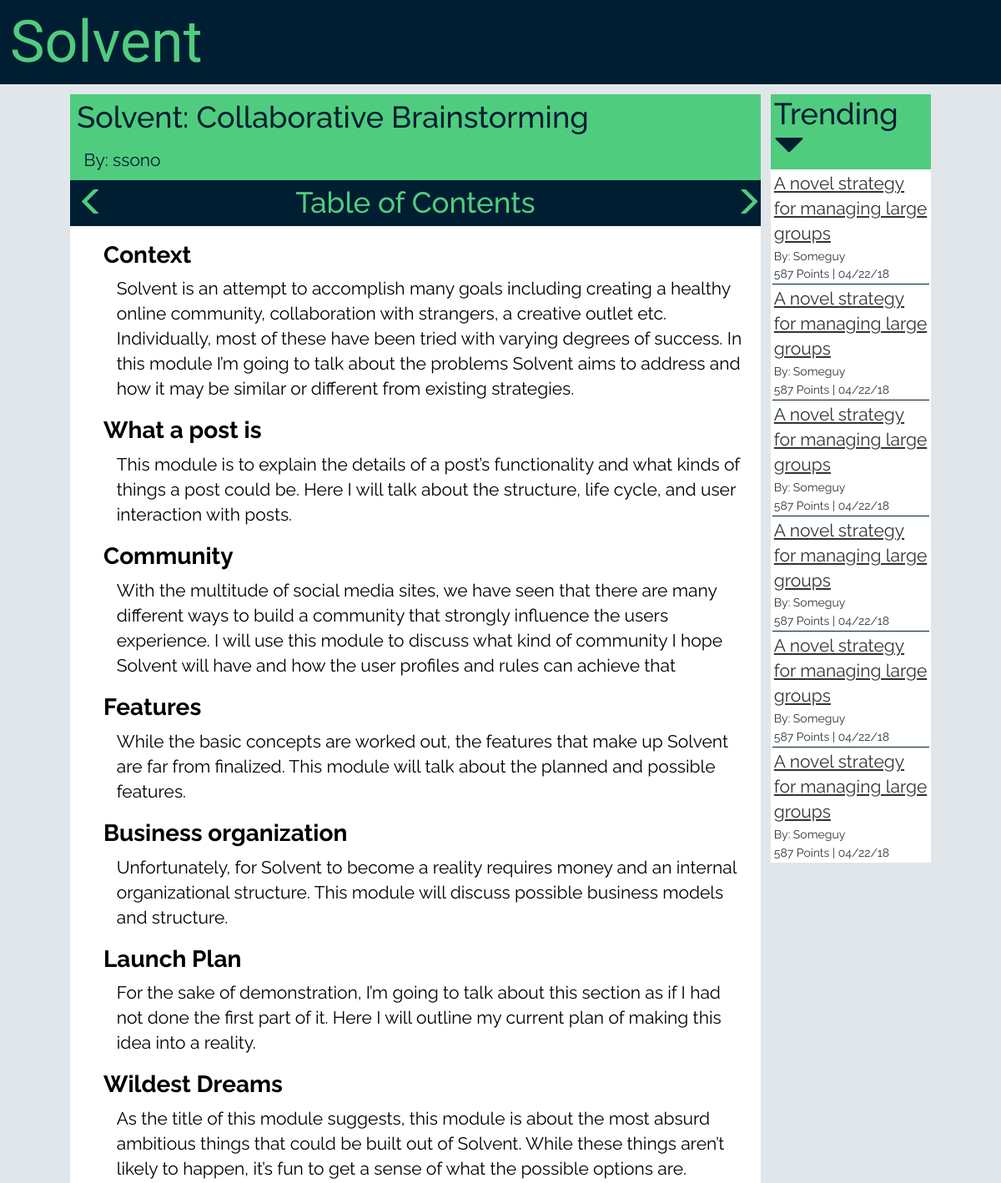
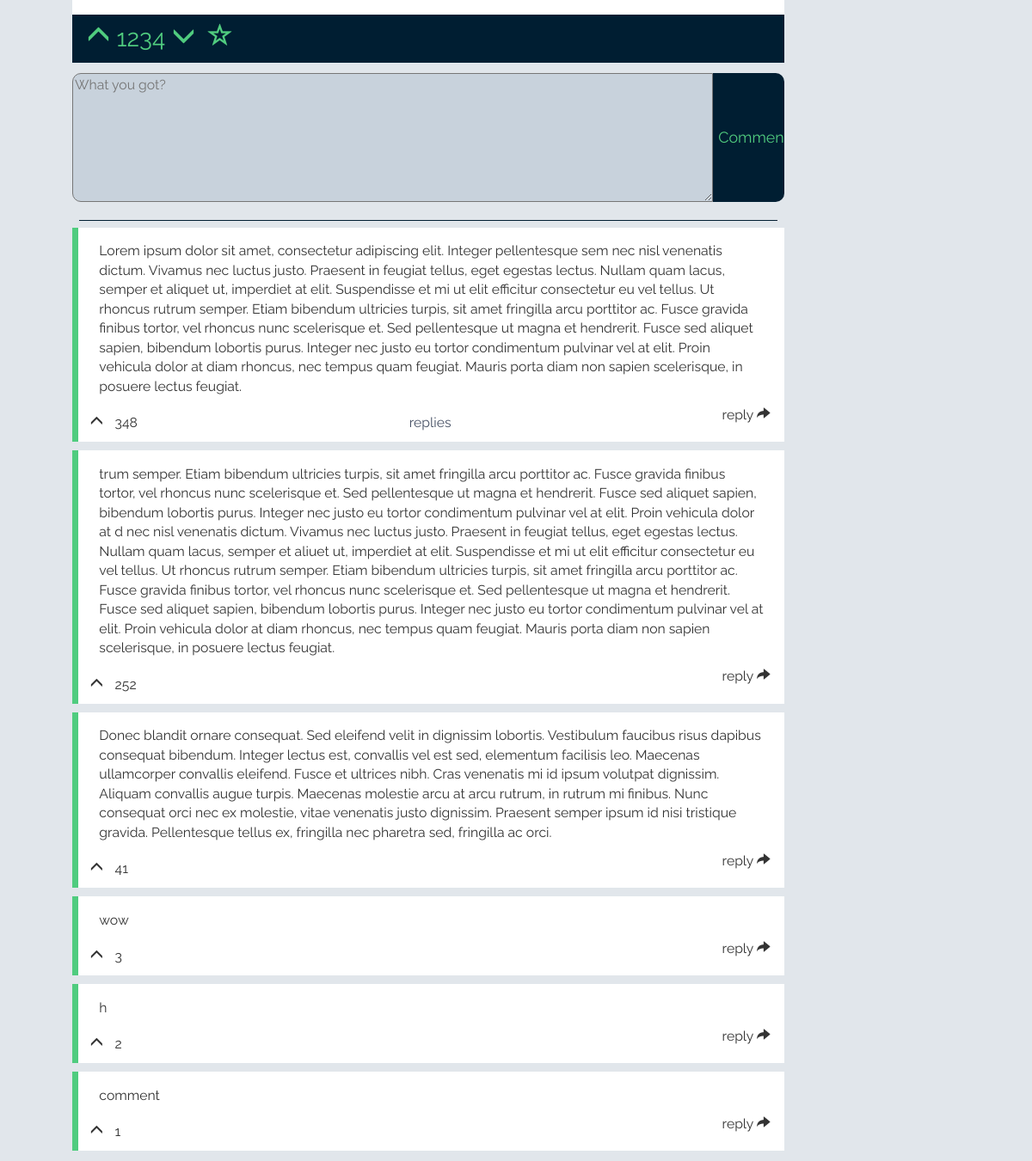
Screenshot of /solution/1/ with the database file from the repository (2 pictures, top to bottom).
### solution/models.py (models this page shows, shortened)
class Module(models.Model):
    title = models.CharField(max_length=50)
    next_mod = models.OneToOneField('self', on_delete=models.SET_NULL, null=True, blank=True, related_name="prev_mod")

class Section(models.Model):
    title = models.CharField(max_length=80)
    description = models.TextField()
    module = models.ForeignKey(Module, on_delete=models.CASCADE)

class Comment(models.Model):
    module = models.ForeignKey(Module, on_delete=models.CASCADE, null=True, blank=True)
    par_comment = models.ForeignKey('self', on_delete=models.CASCADE, null=True, blank=True, related_name="comkids")
    points = models.IntegerField(default=0)
    content = models.TextField()
    class Meta:
        ordering = ['-points']

### solution/views.py (the view)
# urls.py: path('solution/<int:mod_pk>/', views.post),
def post(request, mod_pk):
    modules = Module.objects.all()
    current_module = Module.objects.get(pk=mod_pk)
    return render(request, 'solve.html', {'modules': modules, 'sections': current_module.section_set.all(), 'comments': current_module.comment_set.all(), 'current_module': current_module,})

### solution/templatetags/solution_extras.py (called while the page is built)
@register.inclusion_tag('comChildren.html')
def com_children_tag(comment):
    children = comment.comkids.all
    return {'children': children}

### solution/templates/solve.html (shortened to what this page needs)
<!DOCTYPE HTML>
<html lang="en">
<head>
  <link rel="stylesheet" href="https://maxcdn.bootstrapcdn.com/bootstrap/3.3.7/css/bootstrap.min.css">
  <link rel="stylesheet" type="text/css" href="/static/css/solve.css"></link>
  {% load solution_extras %}
</head>
<body>
  <div class="announce_bar">
    <a href="/solution/1/"><h1 id="logo">Solvent</h1></a>
  </div>
  <div id="frame">
    <h1 id="post_title">Solvent: Collaborative Brainstorming</h1>
    <p id="post_author">By: ssono</p>
      <div class="post_content">
        <div class="module_bar">
          <div id="mod_bar_wrap">
            <div class="module_bar">
              <span class="glyphicon glyphicon-menu-left" pkid="{{ current_module.pk }}"></span>
              <h1 id="current_module" pkid="{{ current_module.pk }}">{{ current_module.title }}</h1>
              <span class="glyphicon glyphicon-menu-right" pkid="{{ current_module.pk }}"></span>
            </div>
          </div>
      </div>
      <div id="section_wrap">
        <div class="sections">
          <ul class="section_list">
            {% for section in sections %}
              <li class="sect"><h3 class="sec_title">{{ section.title }}</h3></li>
              <li class="sect"><p class="sect_description">{{ section.description|linebreaks }}</p></li>
            {% endfor %}
          </ul>
        </div>
      </div>
    </div>
    <div class="post_data">
      <p class="post_vote">
        <span class="glyphicon glyphicon-menu-up post_up"></span>
        1234
        <span class="glyphicon glyphicon-menu-down post_down"></span>
        <span class="glyphicon glyphicon-star-empty post_fav"></span>
      </p>
    </div>
  </div>
  <div class="trending">
    <div class="trend_select">
      <h1 id="display_title">
        Trending
        <span class="glyphicon glyphicon-triangle-bottom"></span>
      </h1>
    </div>
    <p class="subname">A novel strategy for managing large groups<p>
    <p class="subdata">By: Someguy</p>
    <p class="subdata">587 Points | 04/22/18</p>
    <hr>
    <p class="subname">A novel strategy for managing large groups<p>
    <p class="subdata">By: Someguy</p>
    <p class="subdata">587 Points | 04/22/18</p>
    <hr>
    <p class="subname">A novel strategy for managing large groups<p>
    <p class="subdata">By: Someguy</p>
    <p class="subdata">587 Points | 04/22/18</p>
    <hr>
    <p class="subname">A novel strategy for managing large groups<p>
    <p class="subdata">By: Someguy</p>
    <p class="subdata">587 Points | 04/22/18</p>
    <hr>
    <p class="subname">A novel strategy for managing large groups<p>
    <p class="subdata">By: Someguy</p>
    <p class="subdata">587 Points | 04/22/18</p>
    <hr>
    <p class="subname">A novel strategy for managing large groups<p>
    <p class="subdata">By: Someguy</p>
    <p class="subdata">587 Points | 04/22/18</p>
  </div>
  <div id="com_wrap">
    <div class="comments">
      <form method="POST" action="/solution/{{ current_module.pk }}/" id="comment_form" module="{{ current_module.pk }}">
        <textarea name="new_comment" id="comment_area" placeholder="What you got?"></textarea>
        <input type="submit" value="Comment" id="comment_submit">
      </form>
      <hr>
      {% for comment in comments %}
        <div class="comm" id="com_{{ comment.pk }}" pkid="{{ comment.pk }}">
          <p class="comment_text" pkid="{{ comment.pk }}">{{ comment.content }}</p>
          <div class="comment_points_wrap">
            <p class="comment_points">
              <span class="glyphicon glyphicon-menu-up comment_up" id="up{{ comment.pk }}"pkid="{{ comment.pk }}"></span>
            </p>
            <p class="comment_points" id="compoints_{{ comment.pk }}">{{ comment.points }}</p>
          </div>
          <div class="expand_wrap" pkid="{{ comment.pk }}">
          {% if comment.comkids.count > 0 %}
              <p class="expandable">replies</p>
          {% endif %}
          </div>
          <div class="reply_wrap" pkid="{{ comment.pk }}">
            <p class="reply">reply <span class="glyphicon glyphicon-share-alt"></span></p>
          </div>
        </div>
      {% endfor %}
    </div>
  </div>
</body>

### static/css/solve.css (style rules this page uses)
body { margin: 0%; background-color: rgb(225,230,235) !important; font-family: 'Raleway', sans-serif; }
p { margin: 1% 2% !important; font-size: 1.5em; }
hr { border-top: 1px solid rgb(0,30,50) !important; margin: 0% 1%; }
.glyphicon-star-empty { margin-left: 1%; }
.announce_bar { background-color: rgb(0,30,50); }
#logo { color: rgb(80, 204, 127); text-align: left; display: inline-block; padding: 0px; margin: 1% 1% 1% 1%; font-size: 5em; font-family: 'Poiret One', sans-serif; }
#frame { margin: 1% 1% 0% 7%; padding: 0%; color: rgb(0,30,50); background-color: rgb(80,204,127); display: inline-block; width: 69%; }
#post_title { margin: 1% 5% 1% 1%; display: inline-block; }
#post_author { margin: 0% 5% 1% 1%; }
.post_content { margin: 0%; background-color: white; }
.module_bar { background-color: rgb(0, 30, 50); color: black; }
.glyphicon-menu-left { font-size: 2.5em; color: rgb(80,204, 127); float: left; display: inline-block; margin: 1%; width: 3%; }
#current_module { margin:0%; width: 90%; font-size: 2.5em; display: inline-block; text-align: center; color: rgb(80,204,127); padding: 1%; }
.glyphicon-menu-right { font-size: 2.5em; color: rgb(80,204, 127); float: right; display: inline-block; margin: 1%; width: 3%; }
.sections { padding-bottom:1%; color:black; }
.section_list { list-style-type: none; }
.sec_title { font-weight: bold; font-size: 2em; }
.post_data { padding: 1%; color:rgb(80,204,127); background-color: rgb(0,30,50); }
.post_vote { font-size: 2em; margin: 0% 1% !important; }
.trending { width:16%; margin: 1% 7% 1% 0%; background-color: white; display: inline-block; float:right; }
.trend_select { padding: 1%; background-color: rgb(80, 204, 127); }
#display_title { margin:1%; color: rgb(0,30,50); background-color: rgb(80, 204, 127); }
.subname { font-size: 1.5em; text-decoration: underline; margin:1%; }
.subdata { font-size: 1em; margin:1%; }
.comments { margin: 1% 1% 1% 7%; background-color: inherit; font-size: .75em; width: 69%; }
#comment_form { margin:0%; padding-bottom: 2%; }
#comment_area { width: 90%; height: 150px; margin: 0%; font-size: 1.5em; background-color: rgb(200, 210, 220); border-top-left-radius: 10px; border-bottom-left-radius: 10px; display:inline-block; }
#comment_submit { float:right; display: inline-block; width: 10%; height:150px; font-size: 1.7em; border-style: none; background-color: rgb(0,30,50); color: rgb(80,204,127); margin:0%; border-top-right-radius: 10px; border-bottom-right-radius: 10px; }
.comm { margin: 1% 0% 1% 0%; background-color: white; padding: 1%; border-left: 7px solid rgb(80, 204, 127); font-size: inherit; }
.comment_points { display: inline-block; }
.comment_points_wrap { width: 33%; display: inline-block; }
.expandable { text-align: center; color:rgb(70,80,100); }
.expand_wrap { width: 33%; display: inline-block; }
.reply_wrap { width: 33%; display: inline-block; }
.reply { display: inline-block; float: right; }

### rows the page displays
Module: title "Table of Contents"
Section: title "Context", description "Solvent is an attempt to accomplish many goals including creating a healthy online community, collaboration with strangers, a creative outlet etc. Individually, most of these have been tried with varying degrees of success. In this module I’m going to talk about the problems Solvent aims to address and how it may be similar or different from existing strategies."
Section: title "What a post is", description "This module is to explain the details of a post’s functionality and what kinds of things a post could be. Here I will talk about the structure, life cycle, and user interaction with posts."
Section: title "Community", description "With the multitude of social media sites, we have seen that there are many different ways to build a community that strongly influence the users experience. I will use this module to discuss what kind of community I hope Solvent will have and how the user profiles and rules can achieve that"
Section: title "Features", description "While the basic concepts are worked out, the features that make up Solvent are far from finalized. This module will talk about the planned and possible features."
Section: title "Business organization", description "Unfortunately, for Solvent to become a reality requires money and an internal organizational structure. This module will discuss possible business models and structure."
Section: title "Launch Plan", description "For the sake of demonstration, I’m going to talk about this section as if I had not done the first part of it. Here I will outline my current plan of making this idea into a reality."
Section: title "Wildest Dreams", description "As the title of this module suggests, this module is about the most absurd ambitious things that could be built out of Solvent. While these things aren’t likely to happen, it’s fun to get a sense of what the possible options are."
Comment: content "Lorem ipsum dolor sit amet, consectetur adipiscing elit. Integer pellentesque sem nec nisl venenatis dictum. Vivamus nec luctus justo. Praesent in feugiat tellus, eget egestas lectus. Nullam quam lacus, semper et aliquet ut, imperdiet at elit. Suspendisse et mi ut elit efficitur consectetur eu vel tellus. Ut rhoncus rutrum semper. Etiam bibendum ultricies turpis, sit amet fringilla arcu porttitor ac. Fusce gravida finibus tortor, vel rhoncus nunc scelerisque et. Sed pellentesque ut magna et hendrerit. Fusce sed aliquet sapien, bibendum lobortis purus. Integer nec justo eu tortor condimentum pulvinar vel at elit. Proin vehicula dolor at diam rhoncus, nec tempus quam feugiat. Mauris porta…", points "348", shows "replies"
Comment: content "trum semper. Etiam bibendum ultricies turpis, sit amet fringilla arcu porttitor ac. Fusce gravida finibus tortor, vel rhoncus nunc scelerisque et. Sed pellentesque ut magna et hendrerit. Fusce sed aliquet sapien, bibendum lobortis purus. Integer nec justo eu tortor condimentum pulvinar vel at elit. Proin vehicula dolor at d nec nisl venenatis dictum. Vivamus nec luctus justo. Praesent in feugiat tellus, eget egestas lectus. Nullam quam lacus, semper et aliuet ut, imperdiet at elit. Suspendisse et mi ut elit efficitur consectetur eu vel tellus. Ut rhoncus rutrum semper. Etiam bibendum ultricies turpis, sit amet fringilla arcu porttitor ac. Fusce gravida finibus tortor, vel rhoncus nunc…", points "252"
Comment: content "Donec blandit ornare consequat. Sed eleifend velit in dignissim lobortis. Vestibulum faucibus risus dapibus consequat bibendum. Integer lectus est, convallis vel est sed, elementum facilisis leo. Maecenas ullamcorper convallis eleifend. Fusce et ultrices nibh. Cras venenatis mi id ipsum volutpat dignissim. Aliquam convallis augue turpis. Maecenas molestie arcu at arcu rutrum, in rutrum mi finibus. Nunc consequat orci nec ex molestie, vitae venenatis justo dignissim. Praesent semper ipsum id nisi tristique gravida. Pellentesque tellus ex, fringilla nec pharetra sed, fringilla ac orci.", points "41"
Comment: content "wow", points "3"
Comment: content "h", points "2"
Comment: content "comment", points "1"
